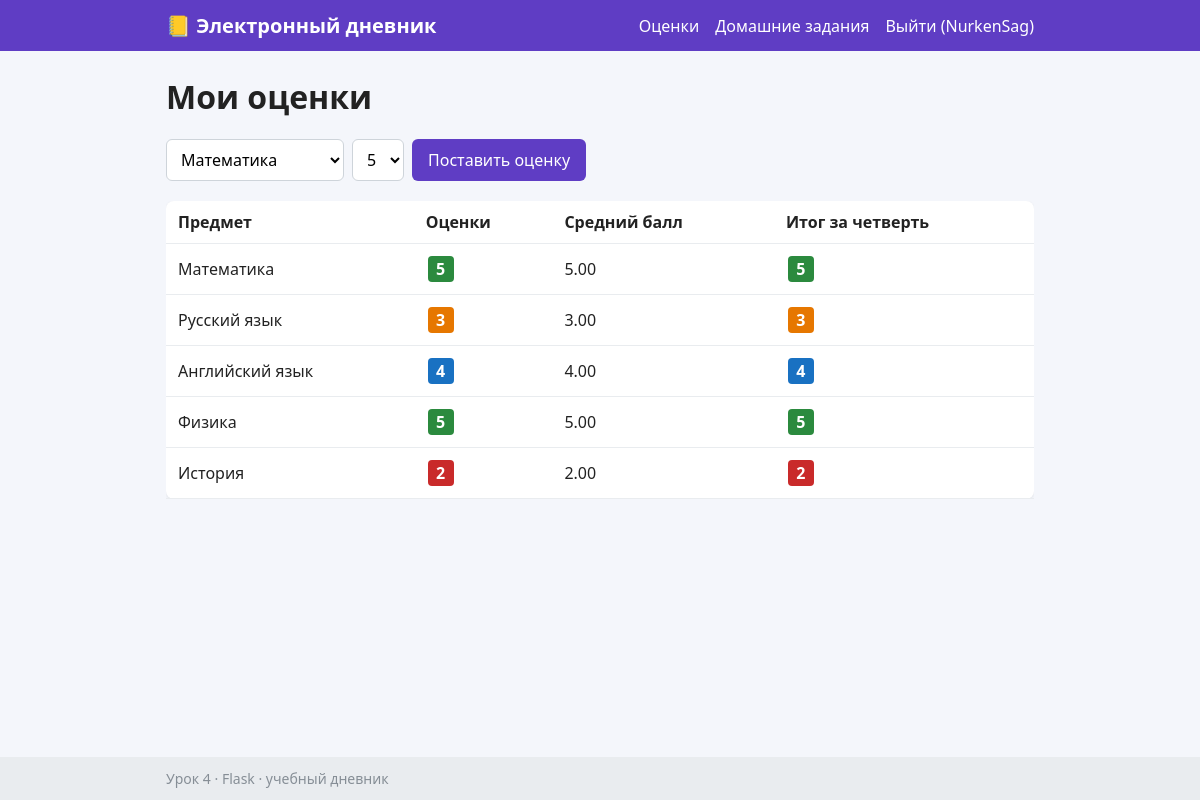
The page / (signed in) on the database its author committed.
### tables this page shows
CREATE TABLE users (
            id INTEGER PRIMARY KEY AUTOINCREMENT,
            username TEXT UNIQUE NOT NULL,
            password TEXT NOT NULL
        );

CREATE TABLE subjects (
            id INTEGER PRIMARY KEY AUTOINCREMENT,
            name TEXT NOT NULL
        );

### app.py (the view)
@app.route("/")
@login_required
def diary():
    db = get_db()
    rows = []
    for subject in db.execute("SELECT * FROM subjects ORDER BY id").fetchall():
        grades = [
            r["value"]
            for r in db.execute(
                "SELECT value FROM grades WHERE user_id = ? AND subject_id = ? ORDER BY id",
                (session["user_id"], subject["id"]),
            ).fetchall()
        ]
        average = subject_average(subject["id"])
        rows.append({
            "subject": subject,
            "grades": grades,
            "average": average,
            "final": final_grade(average),
        })
    return render_template("diary.html", rows=rows)

### app.py (called while the page is built)
def get_db():
    if "db" not in g:
        if not os.path.exists(DATABASE):
            init_db()
        g.db = sqlite3.connect(DATABASE)
        g.db.row_factory = sqlite3.Row
    return g.db

def current_user():
    user_id = session.get("user_id")
    if user_id is None:
        return None
    user = get_db().execute(
        "SELECT * FROM users WHERE id = ? AND username = ?",
        (user_id, session.get("username")),
    ).fetchone()
    if user is None:
        session.pop("user_id", None)
        session.pop("username", None)
    return user

def login_required(view):
    @wraps(view)
    def wrapper(*args, **kwargs):
        if current_user() is None:
            flash("Сначала войдите в аккаунт")
            return redirect(url_for("login"))
        return view(*args, **kwargs)
    return wrapper

@app.context_processor
def inject_user():
    return {"user": current_user()}

def subject_average(subject_id):
    row = get_db().execute(
        "SELECT AVG(value) FROM grades WHERE user_id = ? AND subject_id = ?",
        (session["user_id"], subject_id),
    ).fetchone()
    return row[0]

def final_grade(average):
    if average is None:
        return None
    return math.floor(average + 0.5)

### templates/diary.html (shortened to what this page needs)
{% extends "base.html" %}
{% block content %}
  <h1>Мои оценки</h1>
  <form class="inline-form" method="post" action="{{ url_for('add_grade') }}">
    <select name="subject_id" required>
      {% for row in rows %}
        <option value="{{ row['subject']['id'] }}">{{ row['subject']['name'] }}</option>
      {% endfor %}
    </select>
    <select name="value" required>
      {% for v in [5, 4, 3, 2] %}
        <option value="{{ v }}">{{ v }}</option>
      {% endfor %}
    </select>
    <button type="submit">Поставить оценку</button>
  </form>
  <div class="table-wrap">
    <table class="table">
      <thead>
        <tr>
          <th>Предмет</th>
          <th>Оценки</th>
          <th>Средний балл</th>
          <th>Итог за четверть</th>
        </tr>
      </thead>
      <tbody>
        {% for row in rows %}
          <tr>
            <td>{{ row['subject']['name'] }}</td>
            <td>
              {% for g in row['grades'] %}<span class="grade grade--{{ g }}">{{ g }}</span>{% else %}<span class="muted">нет оценок</span>{% endfor %}
            </td>
            <td>{% if row['average'] is not none %}{{ '%.2f'|format(row['average']) }}{% else %}—{% endif %}</td>
            <td>
              {% if row['final'] is not none %}<span class="grade grade--{{ row['final'] }}">{{ row['final'] }}</span>{% else %}—{% endif %}
            </td>
          </tr>
        {% endfor %}
      </tbody>
    </table>
  </div>
{% endblock %}

### templates/base.html (shortened to what this page needs)
<!doctype html>
<html lang="ru">
<head>
  <link rel="stylesheet" href="{{ url_for('static', filename='style.css') }}">
</head>
<body>
  <header class="header">
    <div class="container header__inner">
      <a class="logo" href="{{ url_for('diary') }}">📒 Электронный дневник</a>
      <nav class="nav">
        {% if user %}
          <a href="{{ url_for('diary') }}">Оценки</a>
          <a href="{{ url_for('homework') }}">Домашние задания</a>
          <a href="{{ url_for('logout') }}">Выйти ({{ user['username'] }})</a>
        {% else %}
          <a href="{{ url_for('login') }}">Вход</a>
          <a href="{{ url_for('register') }}">Регистрация</a>
        {% endif %}
      </nav>
    </div>
  </header>
  <main class="container">
    {% block content %}{% endblock %}
  </main>
  <footer class="footer">
    <div class="container">Урок 4 · Flask · учебный дневник</div>
  </footer>
</body>
</html>

### static/style.css (style rules this page uses)
* { box-sizing: border-box; }
body { margin: 0; font-family: "Segoe UI", Arial, sans-serif; background: #f4f6fb; color: #222; display: flex; flex-direction: column; min-height: 100vh; }
a { color: #5f3dc4; }
h1 { margin-top: 0; }
.container { width: 100%; max-width: 900px; margin: 0 auto; padding: 0 16px; }
main.container { flex: 1; padding-top: 24px; padding-bottom: 24px; }
.header { background: #5f3dc4; color: #fff; }
.header__inner { display: flex; flex-wrap: wrap; align-items: center; justify-content: space-between; gap: 8px; padding-top: 12px; padding-bottom: 12px; }
.logo { color: #fff; font-size: 20px; font-weight: bold; text-decoration: none; }
.nav { display: flex; flex-wrap: wrap; gap: 16px; }
.nav a { color: #fff; text-decoration: none; }
.inline-form { display: flex; flex-wrap: wrap; gap: 8px; margin-bottom: 20px; }
input, select { font: inherit; padding: 8px 10px; border: 1px solid #ced4da; border-radius: 6px; background: #fff; }
button { font: inherit; padding: 8px 16px; border: none; border-radius: 6px; background: #5f3dc4; color: #fff; cursor: pointer; }
.table-wrap { overflow-x: auto; }
.table { width: 100%; border-collapse: collapse; background: #fff; border-radius: 8px; box-shadow: 0 1px 3px rgba(0, 0, 0, 0.08); }
.table th, .table td { padding: 10px 12px; text-align: left; border-bottom: 1px solid #e9ecef; }
.grade { display: inline-block; min-width: 26px; margin: 2px; padding: 2px 6px; border-radius: 4px; text-align: center; font-weight: bold; color: #fff; }
.grade--5 { background: #2b8a3e; }
.grade--4 { background: #1971c2; }
.grade--3 { background: #e67700; }
.grade--2 { background: #c92a2a; }
.footer { background: #e9ecef; color: #868e96; font-size: 14px; padding: 12px 0; }

### rows shown on the page
users: username "NurkenSag"
subjects: subject_id "Математика", subject.name "Математика"
subjects: subject.name "Русский язык"
subjects: subject.name "Английский язык"
subjects: subject.name "Физика"
subjects: subject.name "История"

### other values the page prints
{{ g }} "5" "3" "4" "5" "2"
{{ '%.2f'|format(row['average']) }} "5.00" "3.00" "4.00" "5.00" "2.00"
{{ row['final'] }} "5" "3" "4" "5" "2"
form field value "5"
